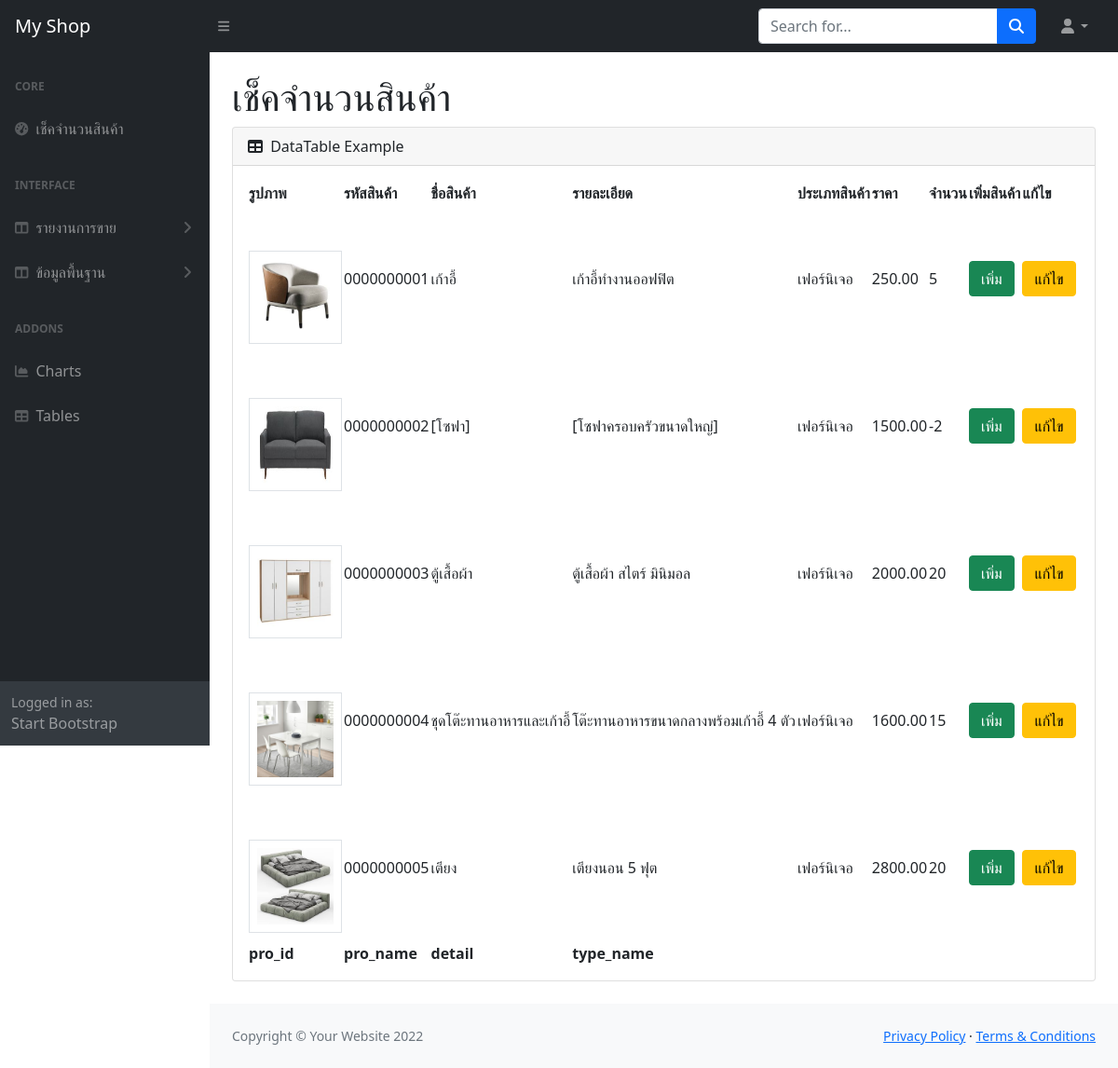
The app's page /admin/index.php (signed in) with its own data.
### tables this page shows
CREATE TABLE `product` (
  `pro_id` int(10) UNSIGNED ZEROFILL NOT NULL COMMENT 'รหัสสินค้า',
  `pro_name` varchar(255) NOT NULL COMMENT 'ชื่อสินค้า',
  `detail` text NOT NULL COMMENT 'รายละอียดสินค้า',
  `type_id` int(3) UNSIGNED ZEROFILL NOT NULL COMMENT 'รหัสประเภทสินค้า',
  `price` float(8,2) DEFAULT NULL COMMENT 'ราคาขาย',
  `amount` int(11) DEFAULT NULL COMMENT 'จำนวน',
  `image` varchar(50) DEFAULT NULL COMMENT 'รูปภาพ'
);

CREATE TABLE `type` (
  `type_id` int(3) UNSIGNED ZEROFILL NOT NULL COMMENT 'รหัสประเภทสินค้า',
  `type_name` varchar(60) NOT NULL COMMENT 'ชื่อประเภทสินค้า'
);

### admin/index.php (the view, shortened to what this page needs)
<?php include 'condb.php'; ?>
<!DOCTYPE html>
<html lang="en">
<head>
    <link href="https://cdn.jsdelivr.net/npm/simple-datatables@latest/dist/style.css" rel="stylesheet" />
    <link href="css/styles.css" rel="stylesheet" />
</head>
<body class="sb-nav-fixed">
    <?php include 'menu1.php';?>
    <div id="layoutSidenav_content">
        <main>
            <div class="container-fluid px-4">
                <h1 class="mt-4">เช็คจำนวนสินค้า</h1>
                <div class="card mb-4">
                    <div class="card-header">
                        <i class="fas fa-table me-1"></i>
                        DataTable Example
                    </div>
                    <div class="card-body">
                        <table id="datatablesSimple">
                            <thead>
                                <tr>
                                    <th>รูปภาพ</th>
                                    <th>รหัสสินค้า</th>
                                    <th>ชื่อสินค้า</th>
                                    <th>รายละเอียด</th>
                                    <th>ประเภทสินค้า</th>
                                    <th>ราคา</th>
                                    <th>จำนวน</th>
                                    <th>เพิ่มสินค้า</th>
                                    <th>แก้ไข</th>
                                </tr>
                            </thead>
                            <tfoot>
                                <tr>
                                    <th>pro_id</th>
                                    <th>pro_name</th>
                                    <th>detail</th>
                                    <th>type_name</th>
                                </tr>
                            </tfoot>
                            <tbody>
                                <?php
                                        $sql="SELECT * FROM product p,type t WHERE p.type_id=t.type_id";
                                        $hand=mysqli_query($conn,$sql);
                                        while($row=mysqli_fetch_array($hand)){
                                       ?>
                                <tr>
                                    <td><img src="../img/<?=$row['image']?>" width="100" height="100" class="mt-5 p-2 my-2 border"></td>
                                    <td><?=$row['pro_id']?></td>
                                    <td><?=$row['pro_name']?></td>
                                    <td><?=$row['detail']?></td>
                                    <td><?=$row['type_name']?></td>
                                    <td><?=$row['price']?></td>
                                    <td><?=$row['amount']?></td>
                                    <td><a href="addstock.php?id=<?=$row['pro_id']?>" class="btn btn-success">เพิ่ม</td>
                                    <td><a href="edit_product.php?id=<?=$row['pro_id']?>" class="btn btn-warning">แก้ไข</a></td>
                                </tr>
                                <?php
                                     }
                                     ?>
                            </tbody>
                        </table>
                    </div>
                </div>
            </div>
        </main>
        <?php include 'footer.php';?>
    </div>
    </div>
</body>
</html>

### admin/menu1.php (shortened to what this page needs)
<nav class="sb-topnav navbar navbar-expand navbar-dark bg-dark">
            <a class="navbar-brand ps-3" href="index.php">My Shop</a>
            <button class="btn btn-link btn-sm order-1 order-lg-0 me-4 me-lg-0" id="sidebarToggle" href="#!"><i class="fas fa-bars"></i></button>
            <form class="d-none d-md-inline-block form-inline ms-auto me-0 me-md-3 my-2 my-md-0">
                <div class="input-group">
                    <input class="form-control" type="text" placeholder="Search for..." aria-label="Search for..." aria-describedby="btnNavbarSearch" />
                    <button class="btn btn-primary" id="btnNavbarSearch" type="button"><i class="fas fa-search"></i></button>
                </div>
            </form>
            <ul class="navbar-nav ms-auto ms-md-0 me-3 me-lg-4">
                <li class="nav-item dropdown">
                    <a class="nav-link dropdown-toggle" id="navbarDropdown" href="#" role="button" data-bs-toggle="dropdown" aria-expanded="false"><i class="fas fa-user fa-fw"></i></a>
                </li>
            </ul>
        </nav>
        <div id="layoutSidenav">
            <div id="layoutSidenav_nav">
                <nav class="sb-sidenav accordion sb-sidenav-dark" id="sidenavAccordion">
                    <div class="sb-sidenav-menu">
                        <div class="nav">
                            <div class="sb-sidenav-menu-heading">Core</div>
                            <a class="nav-link" href="index.php">
                                <div class="sb-nav-link-icon"><i class="fas fa-tachometer-alt"></i></div>
                                เช็คจำนวนสินค้า
                            </a>
                            <div class="sb-sidenav-menu-heading">Interface</div>
                            <a class="nav-link collapsed" href="#" data-bs-toggle="collapse" data-bs-target="#collapseLayouts" aria-expanded="false" aria-controls="collapseLayouts">
                                <div class="sb-nav-link-icon"><i class="fas fa-columns"></i></div>
                                รายงานการขาย
                                <div class="sb-sidenav-collapse-arrow"><i class="fas fa-angle-down"></i></div>
                            </a>
                            <a class="nav-link collapsed" href="#" data-bs-toggle="collapse" data-bs-target="#collapseLayouts" aria-expanded="false" aria-controls="collapseLayouts">
                                <div class="sb-nav-link-icon"><i class="fas fa-columns"></i></div>
                                ข้อมูลพื้นฐาน
                                <div class="sb-sidenav-collapse-arrow"><i class="fas fa-angle-down"></i></div>
                            </a>
                            <div class="sb-sidenav-menu-heading">Addons</div>
                            <a class="nav-link" href="charts.html">
                                <div class="sb-nav-link-icon"><i class="fas fa-chart-area"></i></div>
                                Charts
                            </a>
                            <a class="nav-link" href="tables.html">
                                <div class="sb-nav-link-icon"><i class="fas fa-table"></i></div>
                                Tables
                            </a>
                        </div>
                    </div>
                    <div class="sb-sidenav-footer">
                        <div class="small">Logged in as:</div>
                        Start Bootstrap
                    </div>
                </nav>
            </div>

### admin/footer.php
<footer class="py-4 bg-light mt-auto">
                    <div class="container-fluid px-4">
                        <div class="d-flex align-items-center justify-content-between small">
                            <div class="text-muted">Copyright &copy; Your Website 2022</div>
                            <div>
                                <a href="#">Privacy Policy</a>
                                &middot;
                                <a href="#">Terms &amp; Conditions</a>
                            </div>
                        </div>
                    </div>
                </footer>

### records on screen
product: image (picture), pro_id "0000000001", pro_name "เก้าอี้", detail "เก้าอี้ทำงานออฟฟิต", type.type_name "เฟอร์นิเจอ", price "250.00", amount "5"
product: image (picture), pro_id "0000000002", pro_name "[โซฟา]", detail "[โซฟาครอบครัวขนาดใหญ่]", type.type_name "เฟอร์นิเจอ", price "1500.00", amount "-2"
product: image (picture), pro_id "0000000003", pro_name "ตู้เสื้อผ้า", detail "ตู้เสื้อผ้า สไตร์ มินิมอล", type.type_name "เฟอร์นิเจอ", price "2000.00", amount "20"
product: image (picture), pro_id "0000000004", pro_name "ชุดโต๊ะทานอาหารและเก้าอี้", detail "โต๊ะทานอาหารขนาดกลางพร้อมเก้าอี้ 4 ตัว", type.type_name "เฟอร์นิเจอ", price "1600.00", amount "15"
product: image (picture), pro_id "0000000005", pro_name "เตียง", detail "เตียงนอน 5 ฟุต", type.type_name "เฟอร์นิเจอ", price "2800.00", amount "20"
